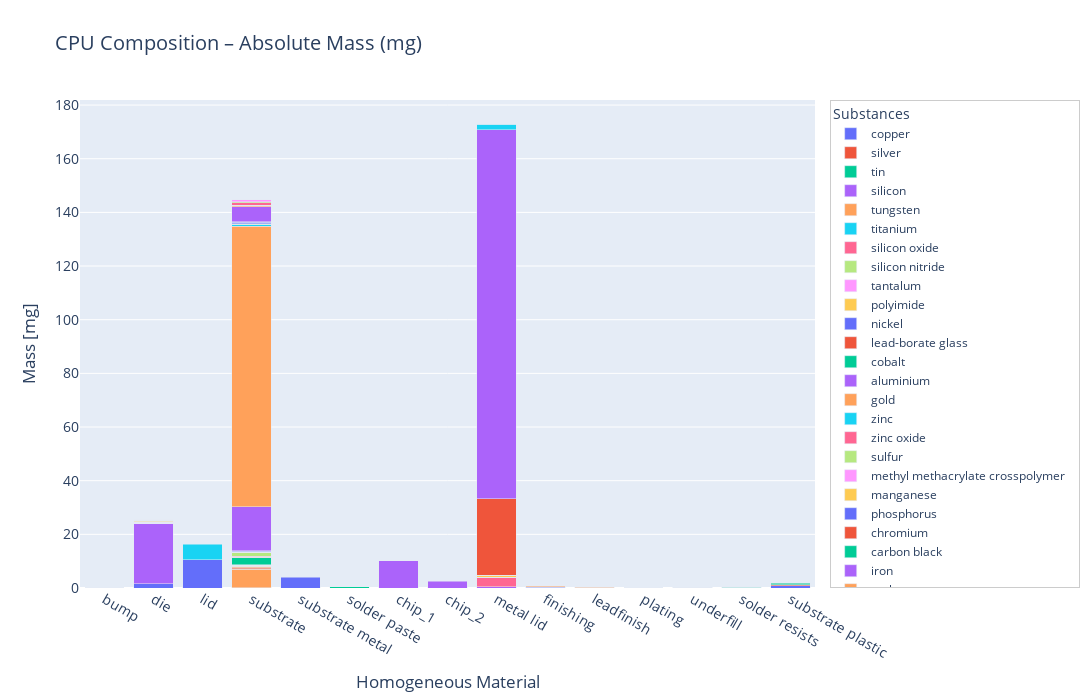
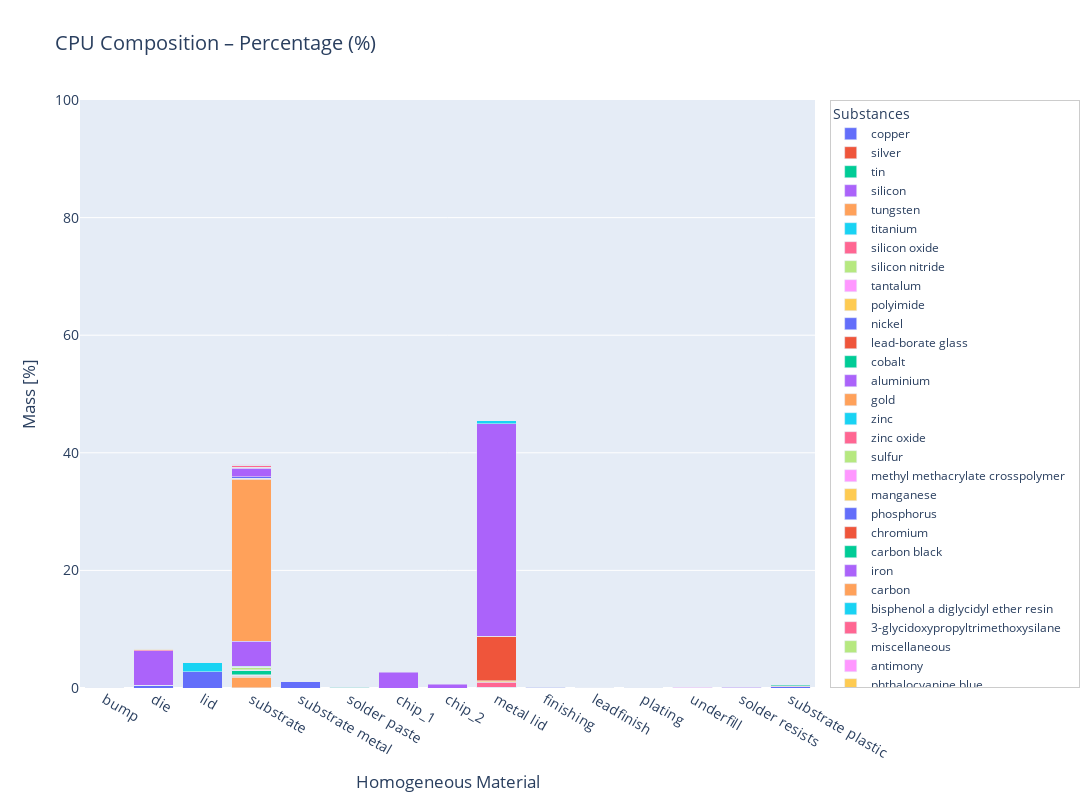

Notebook cell for these charts, in order:
### Code cell
cpu_fclga = create_cpu_model(
    dfs_cleaned=dfs_cleaned,
    dfs_high_level=dfs_high_level,
    selected_materials=flip_chip_materials,
    high_level=False,
    show_BGA=False,
    show_LGA=True,
    surface=300  # CPU surface in mm²
)

plot_cpu_model(cpu_fclga, material_col="Homogeneous Material")
